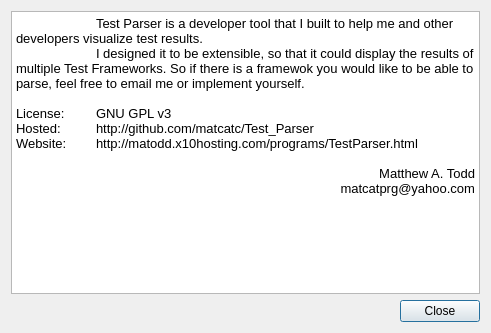
<?xml version="1.0" encoding="UTF-8"?>
<ui version="4.0">
 <class>AboutDialog</class>
 <widget class="QDialog" name="AboutDialog">
  <property name="geometry">
   <rect>
    <x>0</x>
    <y>0</y>
    <width>491</width>
    <height>333</height>
   </rect>
  </property>
  <property name="windowTitle">
   <string>About Test Parser</string>
  </property>
  <layout class="QVBoxLayout" name="verticalLayout">
   <item>
    <widget class="QTextBrowser" name="textBrowser">
     <property name="html">
      <string>&lt;!DOCTYPE HTML PUBLIC &quot;-//W3C//DTD HTML 4.0//EN&quot; &quot;http://www.w3.org/TR/REC-html40/strict.dtd&quot;&gt;
&lt;html&gt;&lt;head&gt;&lt;meta name=&quot;qrichtext&quot; content=&quot;1&quot; /&gt;&lt;style type=&quot;text/css&quot;&gt;
p, li { white-space: pre-wrap; }
&lt;/style&gt;&lt;/head&gt;&lt;body style=&quot; font-family:'Sans'; font-size:10pt; font-weight:400; font-style:normal;&quot;&gt;
&lt;p style=&quot; margin-top:0px; margin-bottom:0px; margin-left:0px; margin-right:0px; -qt-block-indent:0; text-indent:0px;&quot;&gt;	Test Parser is a developer tool that I built to help me and other developers visualize test results.&lt;/p&gt;
&lt;p style=&quot; margin-top:0px; margin-bottom:0px; margin-left:0px; margin-right:0px; -qt-block-indent:0; text-indent:0px;&quot;&gt;	I designed it to be extensible, so that it could display the results of multiple Test Frameworks. So if there is a framewok you would like to be able to parse, feel free to email me or implement yourself.&lt;/p&gt;
&lt;p style=&quot;-qt-paragraph-type:empty; margin-top:0px; margin-bottom:0px; margin-left:0px; margin-right:0px; -qt-block-indent:0; text-indent:0px;&quot;&gt;&lt;/p&gt;
&lt;p style=&quot; margin-top:0px; margin-bottom:0px; margin-left:0px; margin-right:0px; -qt-block-indent:0; text-indent:0px;&quot;&gt;License:	GNU GPL v3&lt;/p&gt;
&lt;p style=&quot; margin-top:0px; margin-bottom:0px; margin-left:0px; margin-right:0px; -qt-block-indent:0; text-indent:0px;&quot;&gt;Hosted: 	http://github.com/matcatc/Test_Parser&lt;/p&gt;
&lt;p style=&quot; margin-top:0px; margin-bottom:0px; margin-left:0px; margin-right:0px; -qt-block-indent:0; text-indent:0px;&quot;&gt;Website: 	http://matodd.x10hosting.com/programs/TestParser.html&lt;/p&gt;
&lt;p style=&quot;-qt-paragraph-type:empty; margin-top:0px; margin-bottom:0px; margin-left:0px; margin-right:0px; -qt-block-indent:0; text-indent:0px;&quot;&gt;&lt;/p&gt;
&lt;p align=&quot;right&quot; style=&quot; margin-top:0px; margin-bottom:0px; margin-left:0px; margin-right:0px; -qt-block-indent:0; text-indent:0px;&quot;&gt;Matthew A. Todd&lt;/p&gt;
&lt;p align=&quot;right&quot; style=&quot; margin-top:0px; margin-bottom:0px; margin-left:0px; margin-right:0px; -qt-block-indent:0; text-indent:0px;&quot;&gt;matcatprg@yahoo.com&lt;/p&gt;&lt;/body&gt;&lt;/html&gt;</string>
     </property>
    </widget>
   </item>
   <item>
    <widget class="QDialogButtonBox" name="buttonBox">
     <property name="orientation">
      <enum>Qt::Horizontal</enum>
     </property>
     <property name="standardButtons">
      <set>QDialogButtonBox::Close</set>
     </property>
    </widget>
   </item>
  </layout>
  <action name="actionClose">
   <property name="text">
    <string>close</string>
   </property>
   <property name="shortcut">
    <string>Ctrl+Q</string>
   </property>
  </action>
 </widget>
 <resources/>
 <connections>
  <connection>
   <sender>buttonBox</sender>
   <signal>clicked(QAbstractButton*)</signal>
   <receiver>AboutDialog</receiver>
   <slot>accept()</slot>
   <hints>
    <hint type="sourcelabel">
     <x>298</x>
     <y>242</y>
    </hint>
    <hint type="destinationlabel">
     <x>180</x>
     <y>183</y>
    </hint>
   </hints>
  </connection>
 </connections>
</ui>
